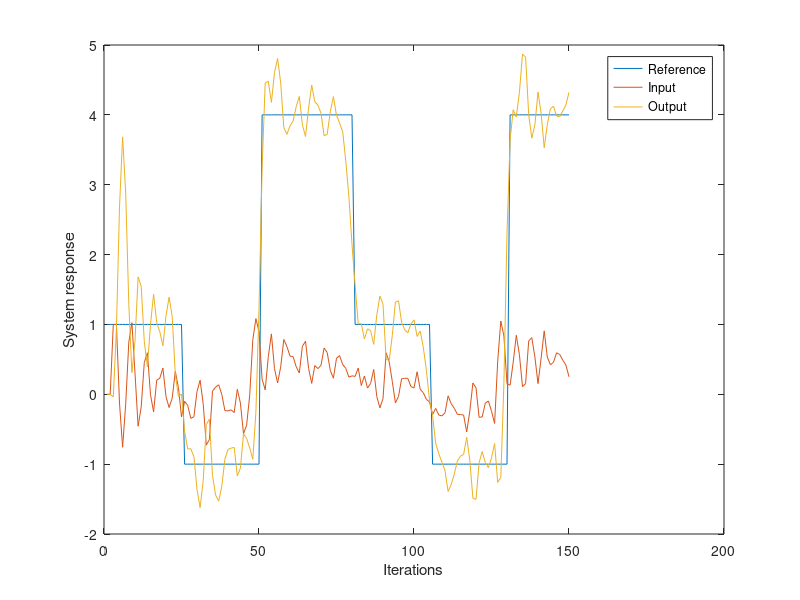

Source code (MATLAB):
% GPC Generalised predictive controller for na = 2, nb = 0
%     and a control horizon of 3
%
% P.J. King 8/6/94


% Clear the previous set of parameters
clear;

% Set the length of the simulation
stop = 150;

% System parameters
a1 = -1.5;
a2 = 0.7; 
b0 = 0.9;
b1=.35;
n1=.1;

% Zero previous input and output variables
y=zeros(2,1);
u=zeros(2,1);

% Set up the reference vector
r=[ones(1,25),-ones(1,25),4.*ones(1,25+5), ones(1,25),-ones(1,25),4.*ones(1,25+5)];

% Determine the GPC parameters
a1bar = (1 - a1);
a2bar = (a1-a2);
a3bar = a2;

f1=[a1bar, a2bar, a3bar];
f10 = a1bar; 		f11 = a2bar;		f12 = a3bar;
f20 = f11+a1bar*f10;	f21 = f12+a2bar*f10;	f22 = a3bar*f10;
f30 = f21+a1bar*f20;	f31 = f22+a2bar*f20;	f32 = a3bar*f20;
f40=  f31+a1bar*f30;    f41=  f32+a2bar*f30;    f42=  a3bar*f30;

lambda = 0.1;

noise=.15*randn(stop,1);

g1=b1; g2=f10*b1; g3=f20*b1; 
g4=f30*b1;

for i= 3:stop

%	System model
	y(i,1) = -a1*y(i-1) - a2*y(i-2) + b0*u(i-1)+ + b1*u(i-2) + n1*y(i-1)*u(i-1) + noise(i);

%	Controller
	if (i >=5)
%	  GPC algorithm
	  rd1 = r(i+1) - (f10*y(i) + f11*y(i-1) + f12*y(i-2)) + g1*(u(i-1)-u(i-2));
	  rd2 = r(i+2) - (f20*y(i) + f21*y(i-1) + f22*y(i-2)) + g2*(u(i-1)-u(i-2));
	  rd3 = r(i+3) - (f30*y(i) + f31*y(i-1) + f32*y(i-2)) + g3*(u(i-1)-u(i-2));
  	  rd4 = r(i+4) - (f40*y(i) + f41*y(i-1) + f42*y(i-2)) + g4*(u(i-1)-u(i-2));

%     rd14 = r(i+1:i+4) - f1*y(i:i-2) + g1*(u(i-1)-u(i-2));  
% 	  rd2 = r(i+2) - (f20*y(i) + f21*y(i-1) + f22*y(i-2)) + g2*(u(i-1)-u(i-2));
% 	  rd3 = r(i+3) - (f30*y(i) + f31*y(i-1) + f32*y(i-2)) + g3*(u(i-1)-u(i-2));
%     rd4 = r(i+4) - (f40*y(i) + f41*y(i-1) + f42*y(i-2)) + g4*(u(i-1)-u(i-2));
      
      
	  %u(i) = u(i-1) + (b0*(rd1 + rd2*f10 + rd3*f20 + rd4*f30))/(b0*b0*(1 + f10^2 + f20^2 + f30^2) + lambda);
      u(i) = u(i-1) + (b0*(rd1 + rd2*f10 + rd3*f20 + rd4*f30))/((b0^2 + (b0*f10)^2 + (g2+f20*b0)^2 + (g3+f30*b0)^2) + lambda);
	else
	  u(i) = r(i);
    end

end

% Clear the graphics screen
figure(2),plot(1:stop,r(1:stop),1:stop,u,1:stop,y);
legend('Reference', 'Input', 'Output')
xlabel('Iterations'),ylabel('System response');